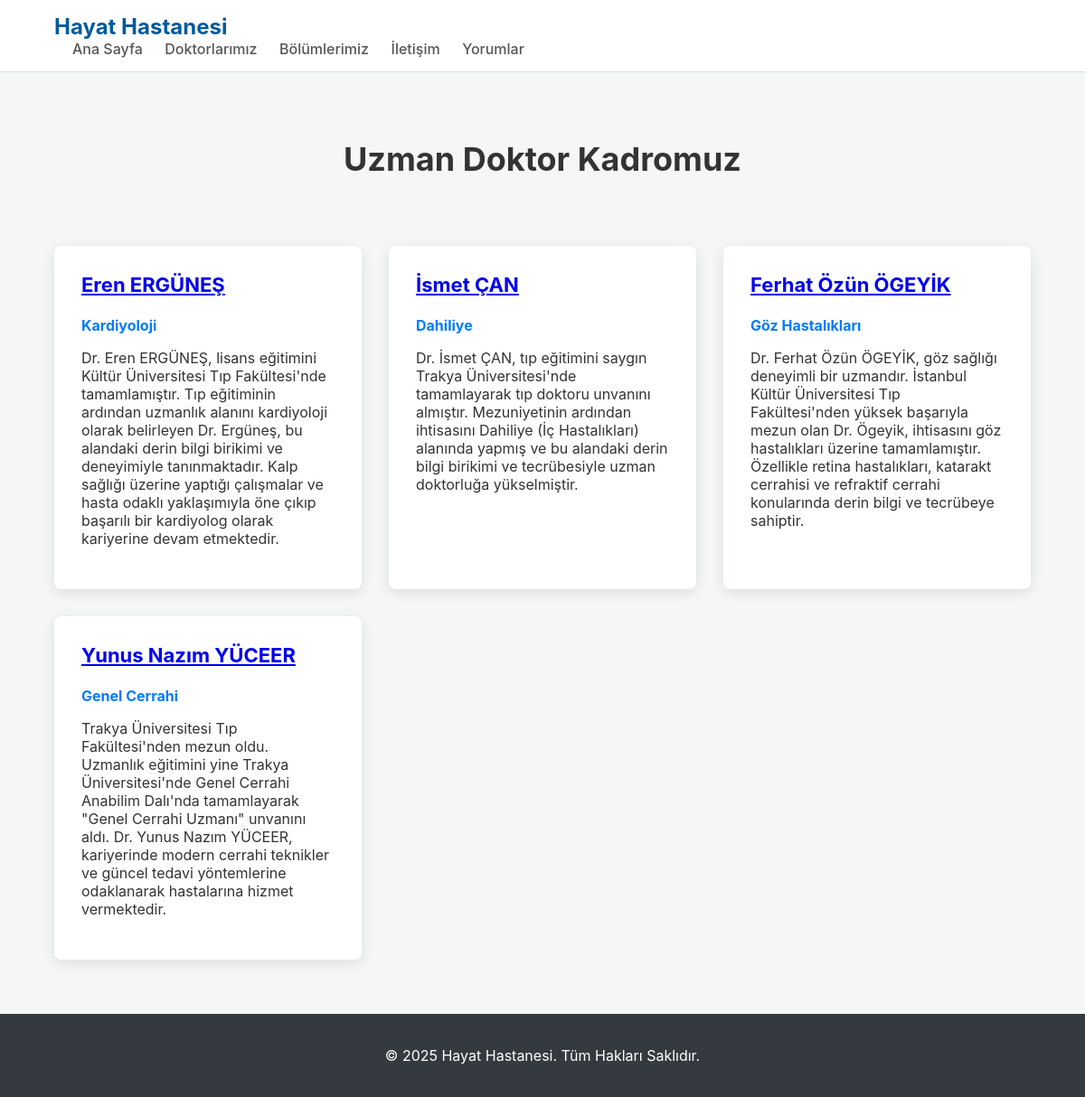
Screenshot of /doktorlar/ with the database file from the repository.
### hasta_yonetim/models.py (models this page shows, shortened)
class Doktor(models.Model):
    isim_soyisim = models.CharField(max_length=100)
    uzmanlik_alani = models.CharField(max_length=100)
    biyografi = models.TextField()
    fotograf = models.ImageField(upload_to='doktorlar/', null=True, blank=True)

### hasta_yonetim/views.py (the view)
# urls.py: path('doktorlar/', views.doktorlari_listele, name='doktorlar'),
def doktorlari_listele(request):
    doktorlar = Doktor.objects.all()
    return render(request, 'doktorlar.html', {'doktorlar': doktorlar})

### templates/doktorlar.html (shortened to what this page needs)
<!DOCTYPE html>
<html lang="tr">
<head>
</head>
<body>
    <header class="header">
        <div class="container">
            <div class="logo">Hayat Hastanesi</div>
            <nav>
                <a href="/">Ana Sayfa</a>
                <a href="/doktorlar/">Doktorlarımız</a>
                <a href="/bolumlerimiz/">Bölümlerimiz</a>
                <a href="/iletisim/">İletişim</a>
                <a href="/yorumlar/">Yorumlar</a>
            </nav>
        </div>
    </header>
    <main class="container">
        <h1 class="page-title">Uzman Doktor Kadromuz</h1>
        <div class="doctors-grid">
            {% for doktor in doktorlar %}
                <div class="doctor-card">
                    <h3>
                        <a href="/doktorlar/{{ doktor.id }}/">{{ doktor.isim_soyisim }}</a>
                    </h3>
                    <p class="specialty">{{ doktor.uzmanlik_alani }}</p>
                    <p>{{ doktor.biyografi }}</p>
                </div>
            {% endfor %}
            </div>
    </main>
    <footer class="footer">
        <div class="container">
            <p>&copy; 2025 Hayat Hastanesi. Tüm Hakları Saklıdır.</p>
        </div>
    </footer>
</body>
</html>

### templates/doktorlar.html (style rules this page uses)
body { font-family: -apple-system, BlinkMacSystemFont, "Segoe UI", Roboto, Helvetica, Arial, sans-serif; margin: 0; padding: 0; background-color: #f4f7f6; color: #333; }
.container { width: 90%; max-width: 1200px; margin: 0 auto; }
.header { background-color: #ffffff; padding: 15px 0; border-bottom: 1px solid #e0e0e0; display: flex; justify-content: space-between; align-items: center; }
.header .logo { font-size: 24px; font-weight: bold; color: #005a9c; }
.header nav a { margin-left: 20px; text-decoration: none; color: #555; font-weight: 500; }
.page-title { text-align: center; padding: 50px 0; font-size: 36px; color: #333; }
.doctors-grid { display: grid; grid-template-columns: repeat(3, 1fr); gap: 30px; }
.doctor-card { background-color: #ffffff; padding: 30px; border-radius: 8px; box-shadow: 0 4px 15px rgba(0,0,0,0.1); }
.doctor-card h3 { color: #005a9c; margin-top: 0; font-size: 22px; }
.doctor-card .specialty { font-weight: bold; color: #007bff; margin-bottom: 15px; }
.footer { background-color: #343a40; color: white; text-align: center; padding: 20px 0; margin-top: 60px; }

### rows the page displays
Doktor: isim_soyisim "Eren ERGÜNEŞ", uzmanlik_alani "Kardiyoloji", biyografi "Dr. Eren ERGÜNEŞ, lisans eğitimini Kültür Üniversitesi Tıp Fakültesi'nde tamamlamıştır. Tıp eğitiminin ardından uzmanlık alanını kardiyoloji olarak belirleyen Dr. Ergüneş, bu alandaki derin bilgi birikimi ve deneyimiyle tanınmaktadır. Kalp sağlığı üzerine yaptığı çalışmalar ve hasta odaklı yaklaşımıyla öne çıkıp başarılı bir kardiyolog olarak kariyerine devam etmektedir."
Doktor: isim_soyisim "İsmet ÇAN", uzmanlik_alani "Dahiliye", biyografi "Dr. İsmet ÇAN, tıp eğitimini saygın Trakya Üniversitesi'nde tamamlayarak tıp doktoru unvanını almıştır. Mezuniyetinin ardından ihtisasını Dahiliye (İç Hastalıkları) alanında yapmış ve bu alandaki derin bilgi birikimi ve tecrübesiyle uzman doktorluğa yükselmiştir."
Doktor: isim_soyisim "Ferhat Özün ÖGEYİK", uzmanlik_alani "Göz Hastalıkları", biyografi "Dr. Ferhat Özün ÖGEYİK, göz sağlığı deneyimli bir uzmandır. İstanbul Kültür Üniversitesi Tıp Fakültesi'nden yüksek başarıyla mezun olan Dr. Ögeyik, ihtisasını göz hastalıkları üzerine tamamlamıştır. Özellikle retina hastalıkları, katarakt cerrahisi ve refraktif cerrahi konularında derin bilgi ve tecrübeye sahiptir."
Doktor: isim_soyisim "Yunus Nazım YÜCEER", uzmanlik_alani "Genel Cerrahi", biyografi "Trakya Üniversitesi Tıp Fakültesi'nden mezun oldu. Uzmanlık eğitimini yine Trakya Üniversitesi'nde Genel Cerrahi Anabilim Dalı'nda tamamlayarak \"Genel Cerrahi Uzmanı\" unvanını aldı. Dr. Yunus Nazım YÜCEER, kariyerinde modern cerrahi teknikler ve güncel tedavi yöntemlerine odaklanarak hastalarına hizmet vermektedir."
